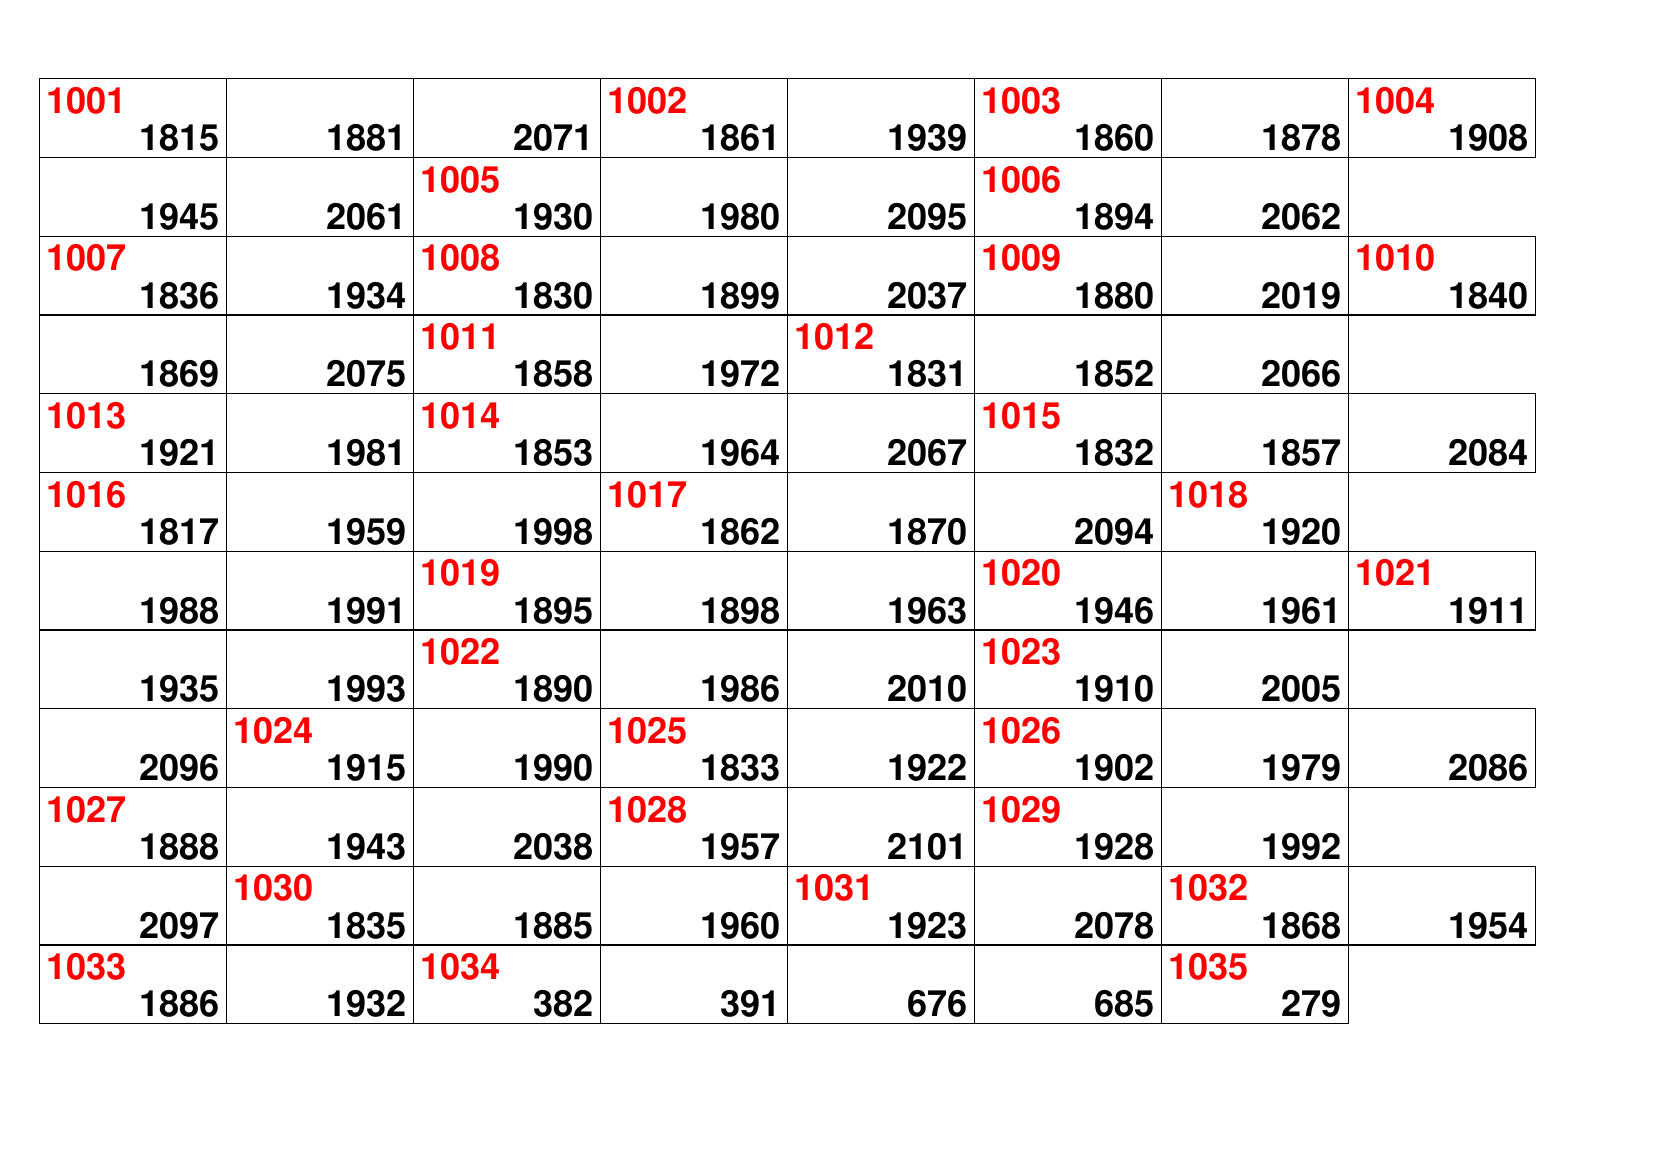

This chart was generated by the following Python code:
import sys

sys.path.append("../")

from eggsortlabels import EggSortLabels

filename = "example_data.csv"

# standardní načtení csv a vytvoření listu
with open(filename, "r") as file:
    next(file)
    data = [(int(p1), int(p2)) for p1, p2 in (line.strip().split(",") for line in file)]


# vytvoření objektu
pdf_file = EggSortLabels(
    filename="example_labels.pdf",
    landscape=True,
)

# načtení a vykreslení dat
pdf_file.generate_labels_from_data(data)

# uložení
pdf_file.save()
